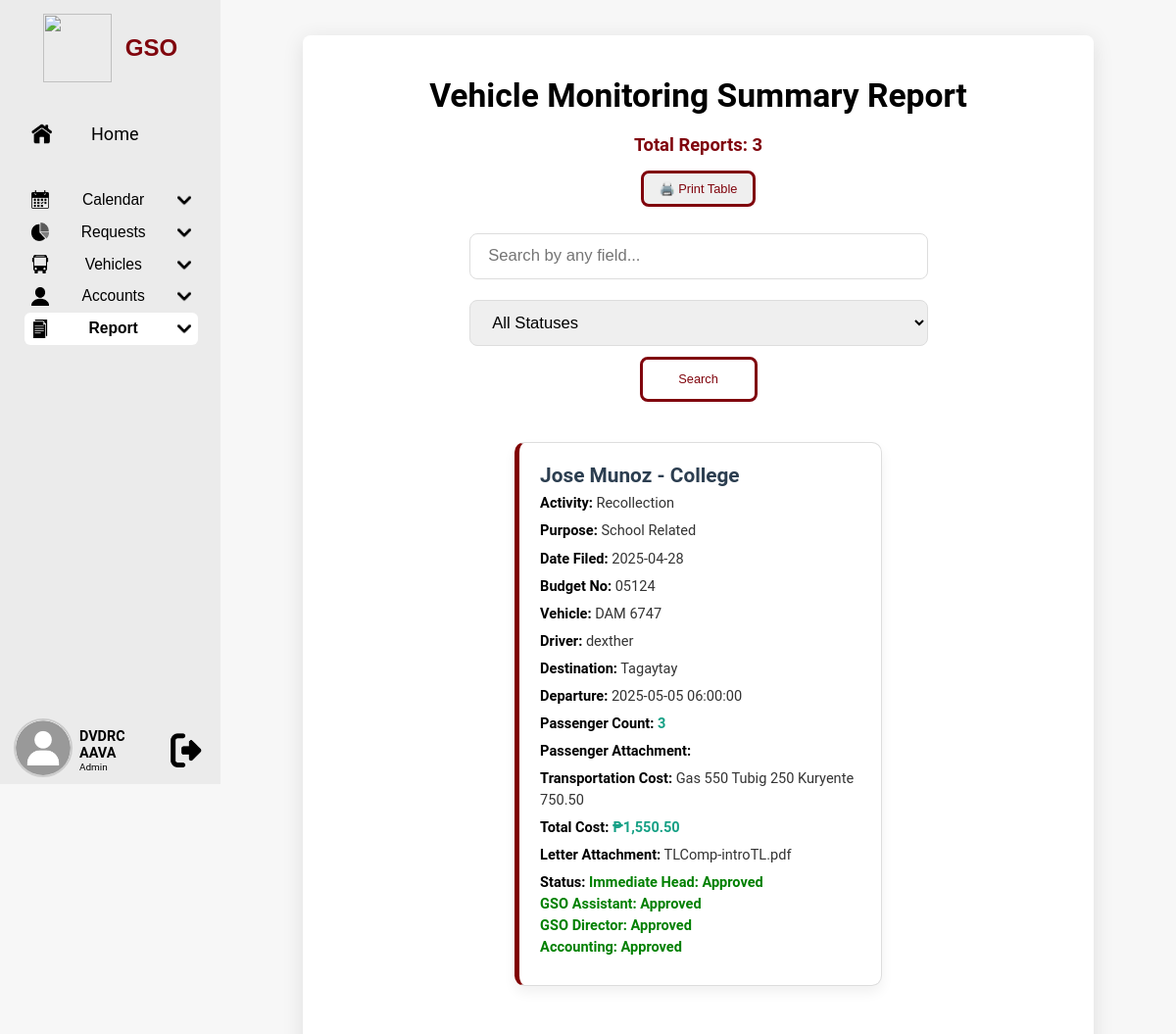
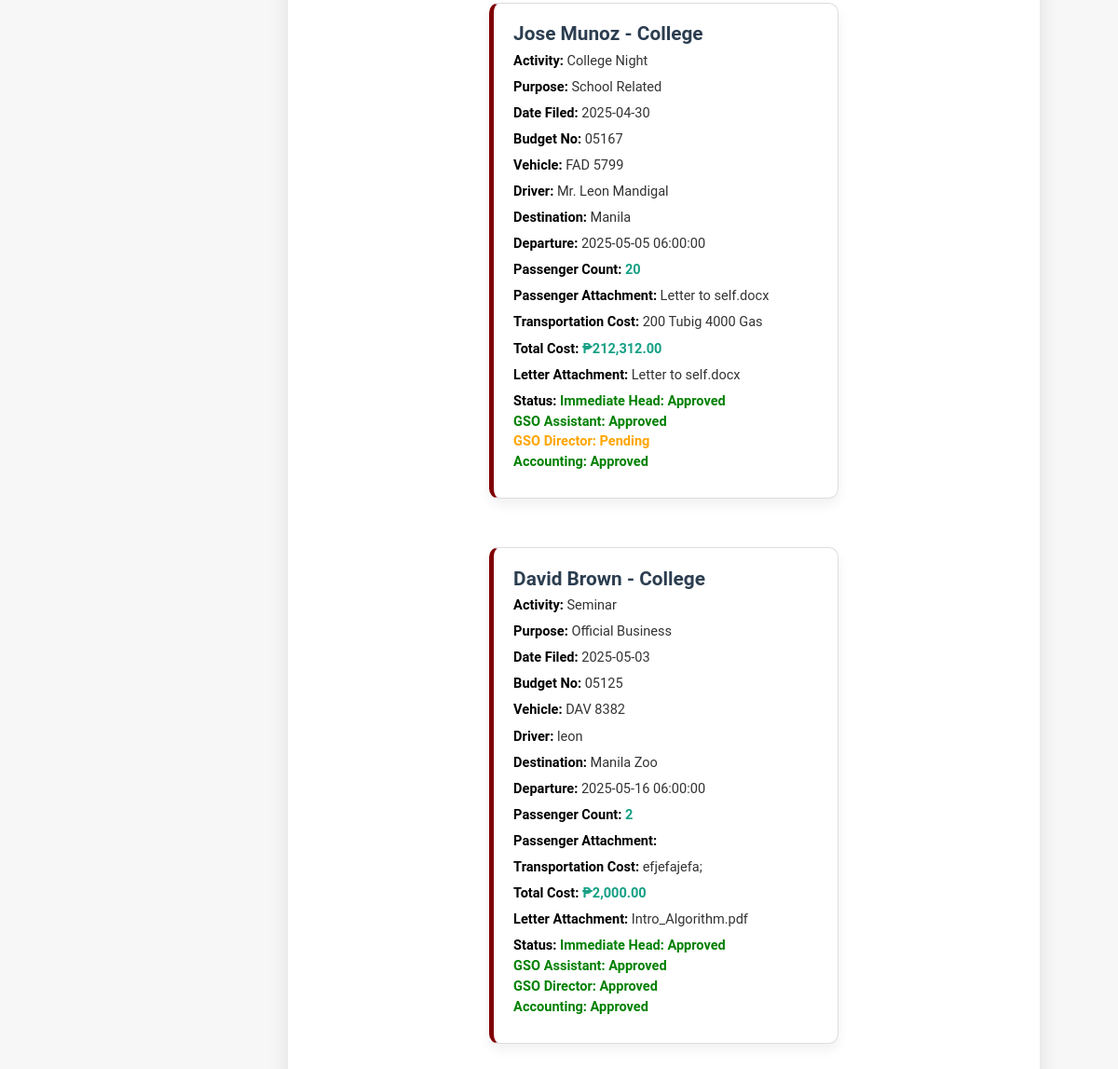
The app's page /GSO.php?srep=a (signed in) with its own data (2 pictures, top to bottom).
### tables this page shows
CREATE TABLE `vrftb` (
  `id` varchar(20) NOT NULL,
  `name` varchar(50) DEFAULT NULL,
  `department` varchar(50) DEFAULT NULL,
  `activity` varchar(50) DEFAULT NULL,
  `purpose` varchar(20) DEFAULT NULL,
  `date_filed` date DEFAULT NULL,
  `budget_no` varchar(10) DEFAULT NULL,
  `vehicle` varchar(50) DEFAULT NULL,
  `driver` varchar(50) DEFAULT NULL,
  `destination` varchar(255) DEFAULT NULL,
  `departure` datetime DEFAULT NULL,
  `passenger_count` int(10) DEFAULT NULL,
  `passenger_attachment` varchar(255) DEFAULT NULL,
  `transportation_cost` varchar(255) DEFAULT NULL,
  `total_cost` decimal(10,2) DEFAULT 0.00,
  `letter_attachment` varchar(255) DEFAULT NULL,
  `created_at` timestamp NOT NULL DEFAULT current_timestamp(),
  `updated_at` timestamp NOT NULL DEFAULT current_timestamp() ON UPDATE current_timestamp(),
  `gsoassistant_status` enum('Pending','Seen','Rejected','Approved') DEFAULT 'Pending',
  `immediatehead_status` enum('Pending','Seen','Rejected','Approved') DEFAULT 'Pending',
  `gsodirector_status` enum('Pending','Seen','Rejected','Approved') DEFAULT 'Pending',
  `accounting_status` enum('Pending','Seen','Rejected','Approved') DEFAULT 'Pending',
  PRIMARY KEY (`id`)
);

### summary_rep.php (the view, shortened to what this page needs)
<?php
$servername = "localhost";
$username = "root";
$password = "";
$dbname = "vehiclemonitoringdbms";
$conn = new mysqli($servername, $username, $password, $dbname);
$search = '';
$sql = "SELECT * FROM vrftb WHERE ";
$sql .= "(
    id LIKE '%$search%' OR
    name LIKE '%$search%' OR
    department LIKE '%$search%' OR
    activity LIKE '%$search%' OR
    purpose LIKE '%$search%' OR
    date_filed LIKE '%$search%' OR
    budget_no LIKE '%$search%' OR
    vehicle LIKE '%$search%' OR
    driver LIKE '%$search%' OR
    destination LIKE '%$search%' OR
    departure LIKE '%$search%' OR
    passenger_count LIKE '%$search%' OR
    passenger_attachment LIKE '%$search%' OR
    transportation_cost LIKE '%$search%' OR
    total_cost LIKE '%$search%' OR
    letter_attachment LIKE '%$search%' OR
    gsoassistant_status LIKE '%$search%' OR
    immediatehead_status LIKE '%$search%' OR
    gsodirector_status LIKE '%$search%' OR
    accounting_status LIKE '%$search%' )";
$result = $conn->query($sql);
?>
<!DOCTYPE html>
<html lang="en">
<head>
</head>
<body>
<div class="report-container">
   <h1>Vehicle Monitoring Summary Report</h1>
   <p style="text-align:center; font-weight: bold; font-size: 2.3vh; color: #80050d; margin-bottom: 2vh;">
    Total Reports: <?php echo $result->num_rows; ?>
</p>
<div style="text-align: center;">
  <button onclick="printTable()" class="hover-button" style="margin-bottom: 2vh; font-size: 1.6vh; padding: 1vh 2vh; border: .4vh solid var(--maroonColor); color: var(--maroonColor); border-radius: 1vh; cursor: pointer;">
    🖨️ Print Table
  </button>
</div>
   <div class="search-form">
    <form method="POST" action="">
        <div class="form-group">
            <input type="text" name="search" placeholder="Search by any field..." value="<?php echo $search; ?>" />
        </div>
        <div class="form-group">
            <select name="status_filter">
                <option value="">All Statuses</option>
            </select>
        </div>
        <div class="form-group">
            <button type="submit">Search</button>
        </div>
    </form>
</div>
    <div class="cards-container">
        <?php
        if ($result->num_rows > 0) {
            while($row = $result->fetch_assoc()) {
                $gsoassistant_class = ($row["gsoassistant_status"] == 'Approved') ? 'status-approved' : (($row["gsoassistant_status"] == 'Pending') ? 'status-pending' : 'status-rejected');
                $immediatehead_class = ($row["immediatehead_status"] == 'Approved') ? 'status-approved' : (($row["immediatehead_status"] == 'Pending') ? 'status-pending' : 'status-rejected');
                $gsodirector_class = ($row["gsodirector_status"] == 'Approved') ? 'status-approved' : (($row["gsodirector_status"] == 'Pending') ? 'status-pending' : 'status-rejected');
                $accounting_class = ($row["accounting_status"] == 'Approved') ? 'status-approved' : (($row["accounting_status"] == 'Pending') ? 'status-pending' : 'status-rejected');
                echo "<div class='card'>";
                echo "<h2>".$row["name"]." - ".$row["department"]."</h2>";
                echo "<p><strong>Activity:</strong> ".$row["activity"]."</p>";
                echo "<p><strong>Purpose:</strong> ".$row["purpose"]."</p>";
                echo "<p><strong>Date Filed:</strong> ".$row["date_filed"]."</p>";
                echo "<p><strong>Budget No:</strong> ".$row["budget_no"]."</p>";
                echo "<p><strong>Vehicle:</strong> ".$row["vehicle"]."</p>";
                echo "<p><strong>Driver:</strong> ".$row["driver"]."</p>";
                echo "<p><strong>Destination:</strong> ".$row["destination"]."</p>";
                echo "<p><strong>Departure:</strong> ".$row["departure"]."</p>";
                echo "<p><strong>Passenger Count:</strong> <span class='numeric'>".$row["passenger_count"]."</span></p>";
                echo "<p><strong>Passenger Attachment:</strong> ".$row["passenger_attachment"]."</p>";
                echo "<p><strong>Transportation Cost:</strong> ".$row["transportation_cost"]."</p>";
                echo "<p><strong>Total Cost:</strong> <span class='numeric'>₱".number_format($row["total_cost"], 2)."</span></p>";
                echo "<p><strong>Letter Attachment:</strong> ".$row["letter_attachment"]."</p>";
                echo "<div class='status-group'>";
                echo "<p><strong>Status:</strong>
                         <span class='$immediatehead_class'>Immediate Head: ".$row["immediatehead_status"]."</span><br>
                        <span class='$gsoassistant_class'>GSO Assistant: ".$row["gsoassistant_status"]."</span><br>
                        <span class='$gsodirector_class'>GSO Director: ".$row["gsodirector_status"]."</span><br>
                        <span class='$accounting_class'>Accounting: ".$row["accounting_status"]."</span>
                      </p>";
                echo "</div>";
                echo "</div>";
            }
        } else {
            echo "<p style='text-align:center;'>No records found for the search criteria.</p>";
        }
        ?>
    </div>
</div>
</body>
</html>

### styles.css (style rules this page uses)
:root { --light-gray: #ebebeb; --dark-gray: #bcbcbc; --sidebar-width: 23.33vw; --maroon: #80050d; --yellow: #efb954; }
* { margin: 0; padding: 0; box-sizing: border-box; text-decoration: none; color: black; }
body { padding: 0; font-family: 'Roboto', sans-serif; background-color: white; display: flex; flex-direction: row; }

### summary_rep.php (style rules this page uses)
:root { --maroonColor: #80050d; --yellowColor: #efb954; --whiteColor: #ffffff; --light-gray: #ebebeb; }
body { font-family: 'Roboto', sans-serif; background-color: #f7f7f7; margin: 0; padding: 0; }
.report-container { max-width: 1200px; margin: auto; background: #fff; padding: 5.2vh; border-radius: 1vh; box-shadow: 0 0.52vh 2.6vh rgba(0, 0, 0, 0.1); }
h1 { text-align: center; margin-bottom: 2.6vh; color: black; font-size: 4.2vh; font-weight: 600; }
.search-form { text-align: center; margin-bottom: 5.2vh; }
.search-form input[type="text"], .search-form select { padding: 1.56vh 2.34vh; font-size: 2.08vh; width: 100%; max-width: 58.5vh; margin: 1.3vh 0; border-radius: 1vh; border: 0.13vh solid #ddd; transition: border-color 0.3s ease; }
.search-form button { padding: 1.56vh 2.6vh; background-color: var(--whiteColor); color: var(--maroonColor); border: .4vh solid var(--maroonColor); border-radius: 1vh; font-size: 1.6vh; cursor: pointer; transition: background-color 0.3s ease, color 0.3s ease, box-shadow 0.3s ease, transform 0.2s ease; width: 100%; max-width: 15vh; }
.cards-container { display: flex; flex-wrap: wrap; gap: 2.6vh; justify-content: center; }
.card { background: #ffffff; border: 0.13vh solid #ddd; border-left: 0.65vh solid #800000; border-radius: 1.3vh; padding: 2.6vh; width: 46.8vh; box-shadow: 0 0.8vh 1.6vh rgba(0, 0, 0, 0.06); transition: transform 0.3s ease, box-shadow 0.3s ease; margin-bottom: 3.9vh; box-sizing: border-box; }
.card h2 { font-size: 2.6vh; margin-top: 0; color: #2c3e50; }
.card p { margin: 0.78vh 0; font-size: 1.82vh; line-height: 1.5; color: #333; }
.numeric { font-weight: bold; color: #16a085; }
.status-approved { color: green; font-weight: bold; }
.status-pending { color: orange; font-weight: bold; }
.status-group span { display: inline-block; margin-right: 0.65vh; }
.hover-button { margin-bottom: 2vh; font-size: 1.6vh; padding: 1vh 2vh; border: 1vh solid var(--maroonColor); color: var(--maroonColor); border-radius: 1vh; cursor: pointer; transition: background-color 0.3s ease, color 0.3s ease, transform 0.2s ease; }

### records on screen
vrftb: name "Jose Munoz", department "College", activity "Recollection", purpose "School Related", date_filed "2025-04-28", budget_no "05124", vehicle "DAM 6747", driver "dexther", destination "Tagaytay", departure "2025-05-05 06:00:00", passenger_count "3", transportation_cost "Gas 550 Tubig 250 Kuryente 750.50", total_cost "1,550.50", letter_attachment "TLComp-introTL.pdf", immediatehead_status "Approved", gsoassistant_status "Approved", gsodirector_status "Approved", accounting_status "Approved"
vrftb: name "Jose Munoz", department "College", activity "College Night", purpose "School Related", date_filed "2025-04-30", budget_no "05167", vehicle "FAD 5799", driver "Mr. Leon Mandigal", destination "Manila", departure "2025-05-05 06:00:00", passenger_count "20", passenger_attachment "Letter to self.docx", transportation_cost "200 Tubig 4000 Gas", total_cost "212,312.00", letter_attachment "Letter to self.docx", immediatehead_status "Approved", gsoassistant_status "Approved", gsodirector_status "Pending", accounting_status "Approved"
vrftb: name "David Brown", department "College", activity "Seminar", purpose "Official Business", date_filed "2025-05-03", budget_no "05125", vehicle "DAV 8382", driver "leon", destination "Manila Zoo", departure "2025-05-16 06:00:00", passenger_count "2", transportation_cost "efjefajefa;", total_cost "2,000.00", letter_attachment "Intro_Algorithm.pdf", immediatehead_status "Approved", gsoassistant_status "Approved", gsodirector_status "Approved", accounting_status "Approved"

### other values on screen
$_SESSION['lname'] "DVDRC"
$_SESSION['fname'] "AAVA"
$_SESSION['role'] "Admin"
$result->num_rows "3"
